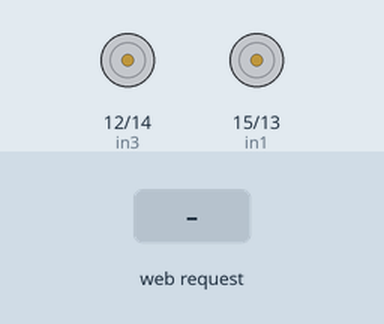
Recording of a sketch running on a simulated ESP8266 (NodeMCU). On the bench: motor-driver pin pairs drawn as motors (green arrow = first pin HIGH = forward, orange = second pin HIGH = backward, longer = more drive). The test bench sets the inputs (shaded band). WiFi joins after 1.5 s; servers stay silent unless stated; what the sketch prints to the serial monitor is not drawn.

Above: at 2.7 s.
2.8 s: HTTP request GET /maju received
At 4.0 s:
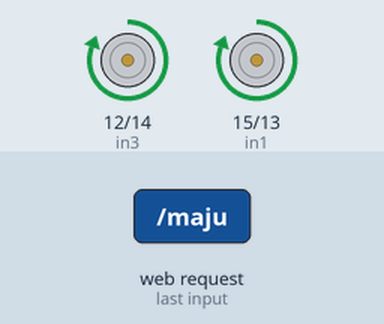
4.3 s: HTTP request GET /mundur received
At 5.2 s:
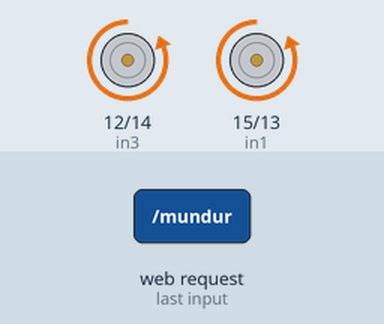
5.8 s: HTTP request GET /kanan received
At 6.4 s:
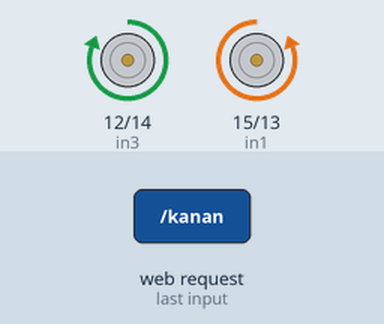
7.3 s: HTTP request GET /kiri received
At 8.5 s:
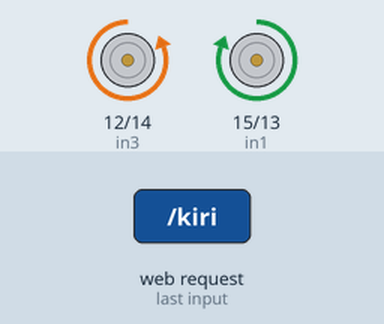
8.8 s: HTTP request GET /stop received
At 9.9 s:
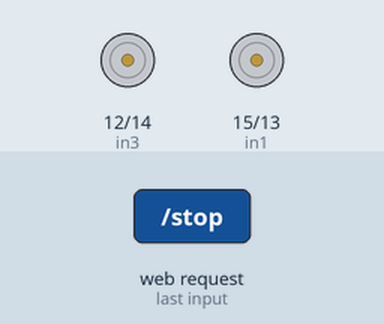
Timing chart, 0 to 11.3 s (numbered marks = the images above; inputs shaded):
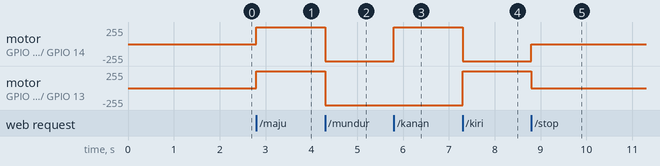

Measured:
- after the input at 2.8 s, motor on GPIO 12 (in3) / GPIO 14 (in4), motor on GPIO 15 (in1) / GPIO 13 (in2): stopped → forward 255/255 at once
- after the input at 4.3 s, motor on GPIO 12 (in3) / GPIO 14 (in4), motor on GPIO 15 (in1) / GPIO 13 (in2): forward 255/255 → backward 255/255 at once
- after the input at 5.8 s, motor on GPIO 12 (in3) / GPIO 14 (in4): backward 255/255 → forward 255/255 at once
- after the input at 7.3 s, motor on GPIO 12 (in3) / GPIO 14 (in4): forward 255/255 → backward 255/255 at once; motor on GPIO 15 (in1) / GPIO 13 (in2): backward 255/255 → forward 255/255 at once
- after the input at 8.8 s, motor on GPIO 12 (in3) / GPIO 14 (in4): backward 255/255 → stopped at once; motor on GPIO 15 (in1) / GPIO 13 (in2): forward 255/255 → stopped at once

The sketch:

app_control.ino
```cpp
#include <ESP8266WiFi.h>

int in1 = 15;
int in2 = 13;
int in3 = 12;
int in4 = 14;

WiFiClient client;
String  data ="";
WiFiServer server(80);
unsigned long previousMillis = 0;
String sta_ssid = "";
String sta_password = "";
const char* ap_ssid = "WIFI CAR";

void setup(){
  Serial.begin(115200);

  pinMode(in1, OUTPUT);
  pinMode(in2, OUTPUT);
  pinMode(in3, OUTPUT);
  pinMode(in4, OUTPUT);

  digitalWrite(in1, LOW);
  digitalWrite(in2, LOW);
  digitalWrite(in3, LOW);
  digitalWrite(in4, LOW);

  WiFi.mode(WIFI_STA);
  WiFi.begin(sta_ssid,sta_password);
  Serial.println("");
  Serial.print("Connecting to: ");
  Serial.println(sta_ssid);
  Serial.print("Password: ");
  Serial.println(sta_password);

  unsigned long currentMillis = millis();
  previousMillis = currentMillis;
  while (WiFi.status() != WL_CONNECTED && currentMillis - previousMillis <= 10000) {
    delay(500);
    Serial.print(".");
    currentMillis = millis();
  }

  if (WiFi.status() == WL_CONNECTED) {
    Serial.println("");
    Serial.println("*WiFi-STA-Mode*");
    Serial.print("IP: ");
    Serial.println(WiFi.localIP());

  } else {
    WiFi.mode(WIFI_AP);
    WiFi.softAP(ap_ssid+WiFi.softAPIP());
    IPAddress myIP = WiFi.softAPIP();
    Serial.println("");
    Serial.println("WiFi failed connected to " + sta_ssid);
    Serial.println("");
    Serial.println("*WiFi-AP-Mode*");
    Serial.print("AP IP address: ");
    Serial.println(myIP);
  }
  server.begin();
}

void loop() {
   client = server.available();
   if (!client) return;
   data = checkClient ();

  if (data == "maju"){Maju();}
  else if (data == "mundur"){Mundur();}
  else if (data == "kanan"){Kanan();}
  else if (data == "kiri"){Kiri();}
  else if (data == "stop") {Stop();}
  else {Stop();}
}

void Maju(){
  digitalWrite(in1, HIGH);
  digitalWrite(in2, LOW);
  digitalWrite(in3, HIGH);
  digitalWrite(in4, LOW);
}
void Mundur(){
  digitalWrite(in1, LOW);
  digitalWrite(in2, HIGH);
  digitalWrite(in3, LOW);
  digitalWrite(in4, HIGH);
}
void Kanan(){
  digitalWrite(in1, LOW);
  digitalWrite(in2, HIGH);
  digitalWrite(in3, HIGH);
  digitalWrite(in4, LOW);
}
void Kiri(){
  digitalWrite(in1, HIGH);
  digitalWrite(in2, LOW);
  digitalWrite(in3, LOW);
  digitalWrite(in4, HIGH);
}
void Stop(){
  digitalWrite(in1, LOW);
  digitalWrite(in2, LOW);
  digitalWrite(in3, LOW);
  digitalWrite(in4, LOW);
}

String checkClient (void) {
while(!client.available()) delay(1);
String request = client.readStringUntil('\r');
request.remove(0, 5);
request.remove(request.length()-9,9);
return request;
}
```
